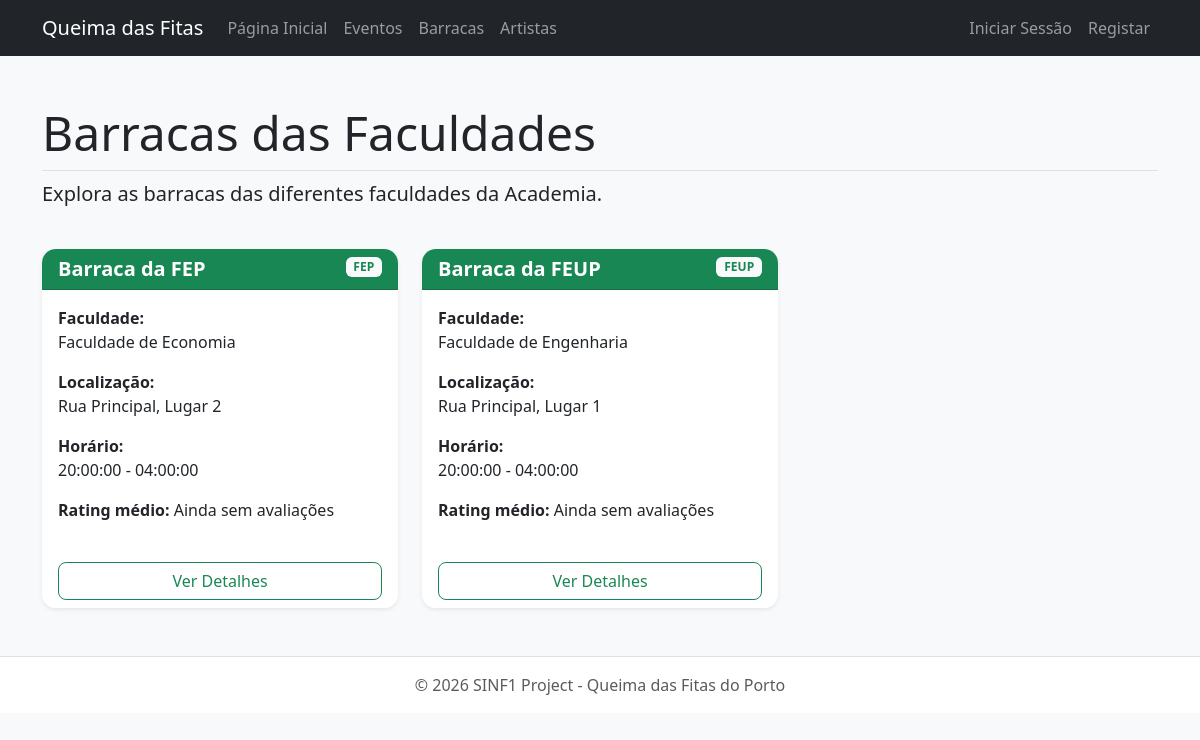
/public/UserInterface/tents.php, run on the app's committed database.
### tables this page shows
CREATE TABLE `tent` (
  `id_tent` int(11) NOT NULL,
  `name` varchar(100) NOT NULL,
  `id_faculty` int(11) NOT NULL,
  `location` varchar(100) NOT NULL,
  `open_time` time DEFAULT NULL,
  `close_time` time DEFAULT NULL,
  `description` text DEFAULT NULL
);

CREATE TABLE `faculty` (
  `id_faculty` int(11) NOT NULL,
  `name` varchar(100) NOT NULL,
  `acronym` varchar(20) NOT NULL,
  `description` text DEFAULT NULL,
  `color` varchar(20) DEFAULT NULL
);

### src/dal/DataAccessLayer.php (called while the page is built, shortened)
<?php
class DataAccessLayer {
    private $conn;
    public function __construct() {
        $this->conn = new mysqli(DB_HOST, DB_USER, DB_PASS, DB_NAME);
        $this->conn->set_charset("utf8mb4");
    }
    public function executeSelect($query, $params = [], $types = "") {
        $stmt = $this->conn->prepare($query);
        if ($params) {
            $stmt->bind_param($types, ...$params);
        }
        $stmt->execute();
        $result = $stmt->get_result();
        $data = $result->fetch_all(MYSQLI_ASSOC);
        return $data;
    }
}
?>

### src/bll/BusinessLogicLayer.php (called while the page is built, shortened)
<?php
require_once __DIR__ . '/../dal/DataAccessLayer.php';
class BusinessLogicLayer {
    private $dal;
    public function __construct() {
        $this->dal = new DataAccessLayer();
    }
public function getAllTents() {
    $query = "SELECT t.*, f.name AS faculty_name, f.acronym
              FROM tent t
              INNER JOIN faculty f ON t.id_faculty = f.id_faculty
              ORDER BY t.name ASC";
    return $this->dal->executeSelect($query);
}
public function getAverageTentRating($id_tent) {
    $query = "SELECT AVG(score) AS average_rating
              FROM rating
              WHERE id_tent = ?";
    $result = $this->dal->executeSelect($query, [$id_tent], "i");
    return $result[0]['average_rating'] ?? null;
}
}
?>

### public/UserInterface/tents.php (the view, shortened to what this page needs)
<?php
include '../includes/header_ui.php';
$tents = $bll->getAllTents();
?>
<div class="row mb-4">
    <div class="col">
        <h1 class="display-5 border-bottom pb-2">Barracas das Faculdades</h1>
        <p class="lead">Explora as barracas das diferentes faculdades da Academia.</p>
    </div>
</div>
<div class="row">
    <?php if ($tents && count($tents) > 0): ?>
        <?php foreach ($tents as $tent): ?>
            <?php $average = $bll->getAverageTentRating($tent['id_tent']); ?>
            <div class="col-md-6 col-lg-4 mb-4">
                <div class="card tent-card h-100 shadow-sm border-0">
                    <div class="card-header bg-success text-white">
                        <span class="badge bg-light text-success float-end">
                            <?php echo htmlspecialchars($tent['acronym']); ?>
                        </span>
                        <h5 class="mb-0">
                            <?php echo htmlspecialchars($tent['name']); ?>
                        </h5>
                    </div>
                    <div class="card-body">
                        <p>
                            <strong>Faculdade:</strong><br>
                            <?php echo htmlspecialchars($tent['faculty_name']); ?>
                        </p>
                        <p>
                            <strong>Localização:</strong><br>
                            <?php echo htmlspecialchars($tent['location']); ?>
                        </p>
                        <p>
                            <strong>Horário:</strong><br>
                            <?php echo htmlspecialchars($tent['open_time']); ?> -
                            <?php echo htmlspecialchars($tent['close_time']); ?>
                        </p>
                        <p>
                            <strong>Rating médio:</strong>
                            <?php echo $average ? number_format($average, 1) . '/5' : 'Ainda sem avaliações'; ?>
                        </p>
                    </div>
                    <div class="card-footer bg-white border-top-0">
                        <a href="tent_detail.php?id=<?php echo $tent['id_tent']; ?>" class="btn btn-outline-success w-100">
                            Ver Detalhes
                        </a>
                    </div>
                </div>
            </div>
        <?php endforeach; ?>
    <?php endif; ?>
</div>
<?php include '../includes/footer.php'; ?>

### public/includes/header_ui.php (shortened to what this page needs)
<?php
require_once __DIR__ . '/../../src/bll/BusinessLogicLayer.php';
$bll = new BusinessLogicLayer();
$userId = $_SESSION['user_id'] ?? $_SESSION['id_user'] ?? null;
$roleId = $_SESSION['role_id'] ?? $_SESSION['id_role'] ?? null;
$userName = $_SESSION['user_name'] ?? 'Utilizador';
$baseUrl = '/SINF1_2025-2DB_G08/public';
?>
<!DOCTYPE html>
<html lang="pt">
<head>
    <link
        href="https://cdn.jsdelivr.net/npm/bootstrap@5.3.0/dist/css/bootstrap.min.css"
        rel="stylesheet"
    >
    <link rel="stylesheet" href="/SINF1_2025-2DB_G08/public/css/style.css">
    <link rel="stylesheet" href="<?php echo $baseUrl; ?>/assets/css/style.css">
</head>
<body class="bg-light">
<nav class="navbar navbar-expand-lg navbar-dark bg-dark mb-4">
    <div class="container">
        <a class="navbar-brand" href="<?php echo $baseUrl; ?>/index.php">
            Queima das Fitas
        </a>
        <div class="collapse navbar-collapse" id="navbarContent">
            <ul class="navbar-nav me-auto">
                <li class="nav-item">
                    <a class="nav-link" href="<?php echo $baseUrl; ?>/index.php">
                        Página Inicial
                    </a>
                </li>
                <li class="nav-item">
                    <a class="nav-link" href="<?php echo $baseUrl; ?>/UserInterface/events.php">
                        Eventos
                    </a>
                </li>
                <li class="nav-item">
                    <a class="nav-link" href="<?php echo $baseUrl; ?>/UserInterface/tents.php">
                        Barracas
                    </a>
                </li>
                <li class="nav-item">
                    <a class="nav-link" href="<?php echo $baseUrl; ?>/UserInterface/artists.php">
                        Artistas
                    </a>
                </li>
            </ul>
            <ul class="navbar-nav ms-auto">
                <?php if ($userId): ?>
                    <li class="nav-item">
                        <a class="nav-link text-white" href="<?php echo $baseUrl; ?>/UserInterface/profile.php">
                            Olá, <?php echo htmlspecialchars($userName); ?>
                        </a>
                    </li>
                    <?php if ($roleId == 1): ?>
                        <li class="nav-item">
                            <a class="nav-link text-warning" href="<?php echo $baseUrl; ?>/admin/dashboard.php">
                                Painel de Administração
                            </a>
                        </li>
                    <?php else: ?>
                        <li class="nav-item">
                            <a class="nav-link text-info" href="<?php echo $baseUrl; ?>/UserInterface/agenda.php">
                                A Minha Agenda
                            </a>
                        </li>
                    <?php endif; ?>
                    <li class="nav-item">
                        <a class="nav-link text-danger" href="<?php echo $baseUrl; ?>/UserInterface/logout.php">
                            Terminar Sessão
                        </a>
                    </li>
                <?php else: ?>
                    <li class="nav-item">
                        <a class="nav-link" href="<?php echo $baseUrl; ?>/UserInterface/login.php">
                            Iniciar Sessão
                        </a>
                    </li>
                    <li class="nav-item">
                        <a class="nav-link" href="<?php echo $baseUrl; ?>/UserInterface/register.php">
                            Registar
                        </a>
                    </li>
                <?php endif; ?>
            </ul>
        </div>
    </div>
</nav>
<div class="container py-4">

### public/includes/footer.php (shortened to what this page needs)
</div>
<footer class="footer mt-auto py-3 bg-white border-top text-center">
    <div class="container">
        <span class="text-muted">© 2026 SINF1 Project - Queima das Fitas do Porto</span>
    </div>
</footer>
</body>
</html>

### public/css/style.css (style rules this page uses)
body { background-color: #f8f9fa; color: #212529; }
h1, h2, h3, h4, h5 { font-weight: 600; }
.card { border-radius: 14px; overflow: hidden; }
.card-header { font-weight: 600; }
.event-card, .tent-card, .artist-card { transition: transform 0.2s ease, box-shadow 0.2s ease; }
.btn { border-radius: 8px; }
.nav-link { transition: opacity 0.2s ease, padding-left 0.2s ease; }
footer { margin-top: 40px; }

### data on the page
tent: id_faculty.acronym "FEP", name "Barraca da FEP", id_faculty.name "Faculdade de Economia", location "Rua Principal, Lugar 2", open_time "20:00:00", close_time "04:00:00"
tent: id_faculty.acronym "FEUP", name "Barraca da FEUP", id_faculty.name "Faculdade de Engenharia", location "Rua Principal, Lugar 1", open_time "20:00:00", close_time "04:00:00"
